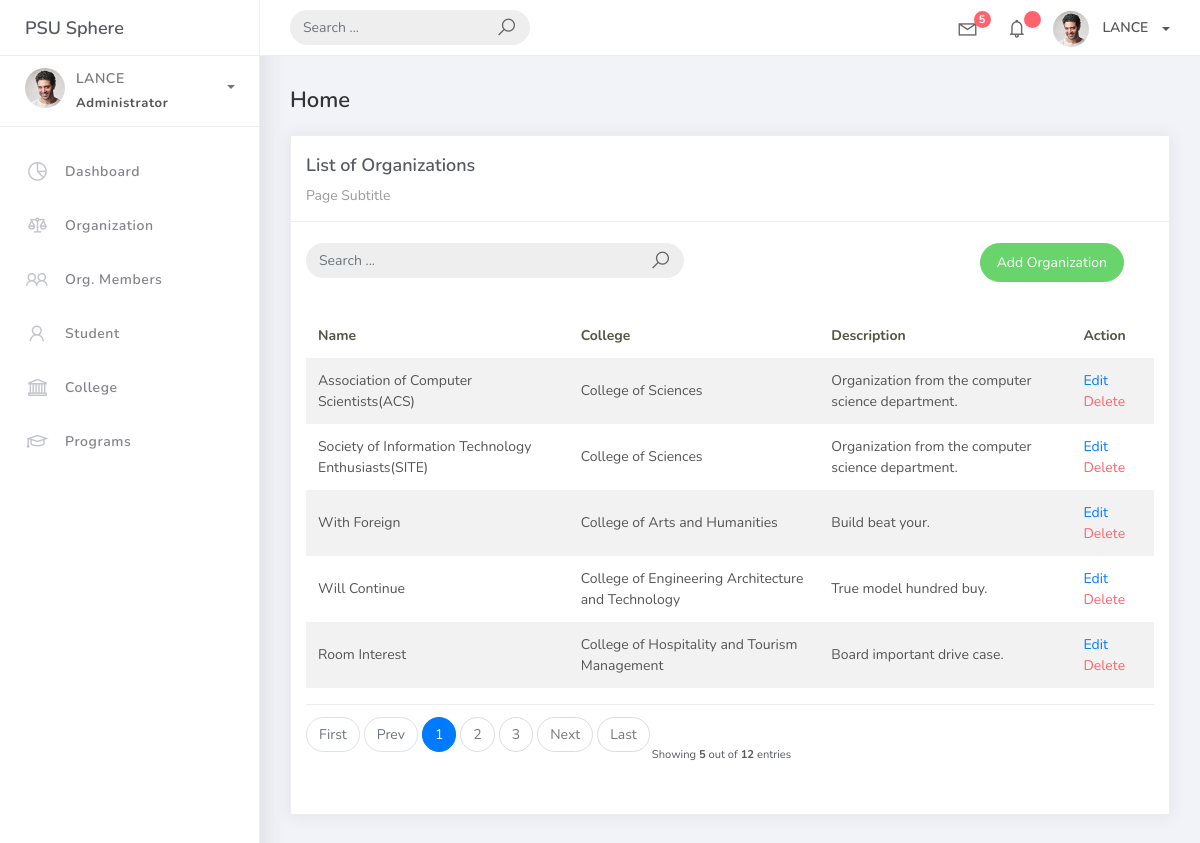
Screenshot of /organization_list with the database file from the repository.
### studentorg/models.py (models this page shows, shortened)
class BaseModel (models.Model):
    created_at = models.DateTimeField(auto_now_add=True, db_index=True)
    updated_at = models.DateTimeField(auto_now=True)
    class Meta:
        abstract = True

class Organization(BaseModel):
    name = models.CharField(max_length=250)
    college = models.ForeignKey(College, null=True, blank=True, on_delete=models.CASCADE)
    description = models.CharField(max_length=500)

class College(BaseModel):
    college_name = models.CharField(max_length=150, verbose_name="College")
    def __str__(self) :
        return self.college_name

### studentorg/views.py (the view)
# urls.py: path('organization_list', Organizationlist.as_view(), name='organization-list'),
class Organizationlist(ListView):
    model = Organization
    content_object_name = 'organization'
    template_name = 'org_list.html'
    paginate_by = 5
    def get_queryset(self, *args, **kwargs):
        qs = super(Organizationlist, self).get_queryset(*args, **kwargs)
        if self.request.GET.get("q") != None:
            query = self.request.GET.get('q')
            qs = qs.filter(Q(name__icontains=query) | Q(description__icontains=query)|
                           Q(college__college_name__icontains=query))
        return qs

### templates/org_list.html
{% extends 'base.html' %}
{% load static %}
{% block content %}
<div class="content">
    <div class="container-fluid">
        <h4 class="page-title">Home</h4>
        <div class="row">
            <div class="col-md-12">
                <div class="card">
                    <div class="card-header">
                        <div class="card-title">List of Organizations</div>
                        <div class="card-category">Page Subtitle</div>
                    </div>
                    <br />
                    <div class="col-md-12 row">
                        <div class="col-md-6">
                            <form class="navbar-left navbar-form nav-search mr-md-3" action="{% url 'organization-list' 14 %}">
                                <div class="input-group">
                                    <input type="text" placeholder="Search ..." class="form-control" name="q" />
                                    <div class="input-group-append">
                                        <span class="input-group-text">
                                            <i class="la la-search search-icon"></i>
                                        </span>
                                    </div>
                                </div>
                            </form>
                        </div>
                        <div class="col-md-6">
                            <div class="pull-right">
                                <a href="{% url 'organization-add' %}" class="btn btn-success btn-rounded">Add Organization</a>
                            </div>
                        </div>
                    </div>
                    <div class="card-body">
                        <table class="table table-striped mt-3">
                            <thead>
                                <tr>
                                    <th scope="col">Name</th>
                                    <th scope="col">College</th>
                                    <th scope="col">Description</th>
                                    <th scope="col">Action</th>
                                </tr>
                            </thead>
                            <tbody>
                                {% for object in object_list %}
                                    <tr>
                                        <td>{{ object.name }}</td>
                                        <td>{{ object.college }}</td>
                                        <td>{{ object.description }}</td>
                                        <td>
                                            <a href="organization_list/{{ object.id }}/">Edit</a>
                                            <a href="organization_list/{{ object.id }}/delete/" class="text-danger">Delete</a>
                                        </td>
                                    </tr>
                                {% empty %}
                                    <tr>
                                        <td colspan="4" style="text-align: center">
                                            <p class="text-sm font-weight-bold mb-0">No Records Found</p>
                                        </td>
                                    </tr>
                                {% endfor %}
                            </tbody>
                        </table>
                        {% include 'includes/pagination.html' %}
                    </div>
                </div>
            </div>
        </div>
    </div>
</div>
{% endblock %}

### templates/base.html (shortened to what this page needs)
{% load static %}
<!DOCTYPE html>
<html>
<head>
	<link rel="stylesheet" href="{% static 'css/bootstrap.min.css' %}">
	<link rel="stylesheet" href="{% static 'css/ready.css' %}">
	<link rel="stylesheet" href="{% static 'css/demo.css' %}">
</head>
<body>
	<div class="wrapper">
		<div class="main-header">
			<div class="logo-header">
				<a href="{% url 'home'%}" class="logo">
					PSU Sphere
				</a>
			</div>
			<nav class="navbar navbar-header navbar-expand-lg">
				<div class="container-fluid">
					<form class="navbar-left navbar-form nav-search mr-md-3" action="">
						<div class="input-group">
							<input type="text" placeholder="Search ..." class="form-control">
							<div class="input-group-append">
								<span class="input-group-text">
									<i class="la la-search search-icon"></i>
								</span>
							</div>
						</div>
					</form>
					<ul class="navbar-nav topbar-nav ml-md-auto align-items-center">
						<li class="nav-item dropdown hidden-caret">
							<a class="nav-link dropdown-toggle" href="#" id="navbarDropdown" role="button" data-toggle="dropdown" aria-haspopup="true" aria-expanded="false">
								<i class="la la-envelope"></i>
								<span class="notification">5</span>
							</a>
						</li>
						<li class="nav-item dropdown hidden-caret">
							<a class="nav-link dropdown-toggle" href="#" id="navbarDropdown" role="button" data-toggle="dropdown" aria-haspopup="true" aria-expanded="false">
								<i class="la la-bell"></i>
								<span class="notification"></span>
							</a>
						</li>
						<li class="nav-item dropdown">
							<a class="dropdown-toggle profile-pic" data-toggle="dropdown" href="#" aria-expanded="false">
                                <img src="{% static 'img/profile.jpg' %}" alt="user-img" width="36" class="img-circle">
                                <span >LANCE</span></span> </a>
							</li>
						</ul>
					</div>
				</nav>
			</div>
			<div class="sidebar">
				<div class="scrollbar-inner sidebar-wrapper">
					<div class="user">
						<div class="photo">
							<img src="{% static 'img/profile.jpg' %}">
						</div>
						<div class="info">
							<a class="" data-toggle="collapse" href="#collapseExample" aria-expanded="true">
								<span>
									LANCE
									<span class="user-level">Administrator</span>
									<span class="caret"></span>
								</span>
							</a>
						</div>
					</div>
					<ul class="nav">
						<li class="nav-item">
							<a href="{% url 'home'%}">
								<i class="la la-pie-chart"></i>
								<p>Dashboard</p>
							</a>
						</li>
						<li class="nav-item">
							<a href="{% url 'organization-list'%}">
								<i class="la la-balance-scale"></i>
                                <p>Organization</p>
							</a>
						</li>
						<li class="nav-item">
							<a href="{% url 'orgmember-list'%}">
								<i class="la la-users"></i>
								<p>Org. Members</p>
							</a>
						</li>
						<li class="nav-item">
							<a href="{% url 'student-list'%}">
								<i class="la la-user"></i>
								<p>Student</p>
							</a>
						</li>
						<li class="nav-item">
							<a href="{% url 'college-list'%}">
								<i class="la la-institution"></i>
								<p>College</p>
							</a>
						</li>
						<li class="nav-item">
							<a href="{% url 'program-list'%}">
								<i class="la la-graduation-cap"></i>
								<p>Programs</p>
							</a>
						</li>
					</ul>
				</div>
			</div>
			<div class="main-panel">
                {% block content %}
                {% endblock %}
			</div>
		</div>
</body>
</html>

### templates/includes/pagination.html (shortened to what this page needs)
{% if is_paginated %}
<div class="card-footer px-0 border-0 d-flex flex-column flex-lg-row align-items-center justify77 content-between mt-3">
    <nav aria-label="Topics pagination" class="mb-4">
        <ul class="pagination">
            {% if page_obj.number > 1 %}
            <li class="page-item">
                <a class="page-link" href="?page=1">First</a>
            </li>
            {% else %}
            <li class="page-item disabled">
                <span class="page-link">First</span>
            </li>
            {% endif %} {% if page_obj.has_previous %}
            <li class="page-item">
                <a class="page-link" href="?page={{ page_obj.previous_page_number }}">Prev</a>
            </li>
            {% else %}
            <li class="page-item disabled">
                <span class="page-link">Prev</span>
            </li>
            {% endif %} {% for page_num in paginator.page_range %} {% if page_obj.number == page_num%}
            <li class="page-item active">
                <span class="page-link">
                    {{ page_num }}
                </span>
            </li>
            {% elif page_num > page_obj.number|add:'-3' and page_num < page_obj.number|add:'3' %}
            <li class="page-item">
                <a class="page-link" href="?page={{ page_num }}">{{ page_num }}</a>
            </li>
            {% endif %} {% endfor %} {% if page_obj.has_next %}
            <li class="page-item">
                <a class="page-link" href="?page={{ page_obj.next_page_number }}">Next</a>
            </li>
            {% else %}
            <li class="page-item disabled">
                <span class="page-link">Next</span>
            </li>
            {% endif %} {% if page_obj.number != paginator.num_pages %}
            <li class="page-item">
                <a class="page-link" href="?page={{ paginator.num_pages }}">Last</a>
            </li>
            {% else %}
            <li class="page-item disabled">
                <span class="page-link">Last</span>
            </li>
            {% endif %}
        </ul>
    </nav>
    <div class="fw-normal small mt-4 mt-lg-0">Showing <b>{{object_list.count}}</b> out of
        <b>{{paginator.count}}</b> entries</div>
    </div>
{% endif %}

### rows the page displays
Organization: name "Association of Computer Scientists(ACS)", college "College of Sciences", description "Organization from the computer science department."
Organization: name "Society of Information Technology Enthusiasts(SITE)", college "College of Sciences", description "Organization from the computer science department."
Organization: name "With Foreign", college "College of Arts and Humanities", description "Build beat your."
Organization: name "Will Continue", college "College of Engineering Architecture and Technology", description "True model hundred buy."
Organization: name "Room Interest", college "College of Hospitality and Tourism Management", description "Board important drive case."

### other values shown
{{ page_num }} "1"
{{ page_num }} "2" "3"
{{ object_list.count }} "5"
{{ paginator.count }} "12"
